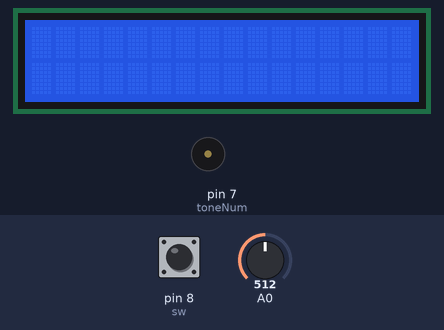
A sketch run on a simulated Arduino Uno, built with avr-gcc and run on an emulated ATmega328P. Shown: 16×2 character LCD, buzzer (waves = sounding). The test bench sets the inputs (shaded band); at power-on: pin 8 (sw) HIGH, A0 = 512.

Above: at 1.2 s.
1.3 s: pin 8 (sw) pulled LOW for 0.15 s
At 2.7 s:
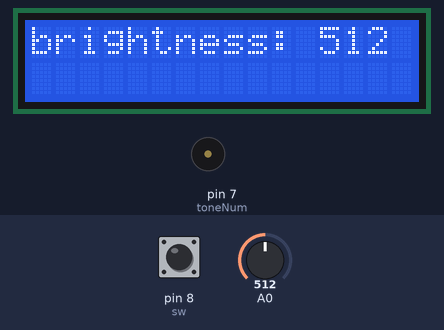
3.8 s: pin 8 (sw) pulled LOW for 1 s
At 4.5 s:
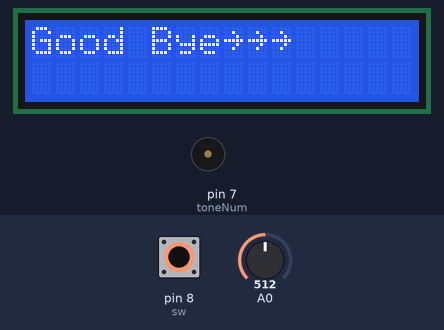
6.3 s: pin 8 (sw) pulled LOW for 3.2 s
At 7.1 s:
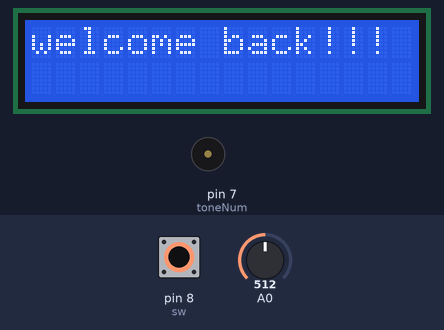
Timing chart, 0 to 9.3 s (numbered marks = the images above; inputs shaded):
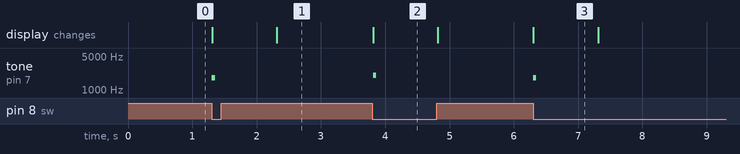

Measured:
- after the input at 1.3 s, tone on pin 7 (toneNum): silent → 1800 Hz at once, → silent 0.05 s later; the display: first changes at once (image 1 shows a later state)
- after the input at 3.8 s, tone on pin 7 (toneNum): silent → 2000 Hz at once, → silent 0.05 s later; the display: changes at once (image 2)
- after the input at 6.3 s, tone on pin 7 (toneNum): silent → 1800 Hz at once, → silent 0.05 s later; the display: changes at once (image 3)
- what the display in image 3 shows lasts 1.0 s, from 6.3 s to 7.3 s

The sketch:

read_light_value.ino
```cpp
#include <LiquidCrystal.h>
//button
int mode =-1;
int sw = 8;
int sw_status = 0;

//buzzer pin
int toneNum = 7;

//cds sensor value
int sensor_value = 0;

//lcd display
const int rs = 12, en = 11, d4 = 5, d5 = 4, d6 = 3, d7 = 2;
LiquidCrystal lcd(rs, en, d4, d5, d6, d7);

void setup() {
  // put your setup code here, to run once:
  Serial.begin(9600);
  pinMode(sw, INPUT_PULLUP);
  lcd.begin(16, 2);
}
//다시 처음으로 돌아가는 모드 추가 여기에 나중에 부저를 추가하면 더 좋다
void loop() {

  if(digitalRead(sw)==LOW) //스위치가 눌리면 .....
  {
    if(sw_status==0){
      mode *=-1;
      //Serial.println(mode);
      if(mode==1) {
        tone(toneNum,1800,50);
        display_lcd(mode);
        read_cds_value();
      }
      else if(mode==-1)
      {
        tone(toneNum,2000,50);
        display_lcd(mode);
      }
    }
    sw_status = 1;
    delay(20);
  }
  else  //스위치가 안눌렸을 때
  {
    sw_status = 0;
    delay(20);
  }
}
void read_cds_value()
{
  int sensor_value_array[10];
  int mean_sensor_value;
  for(int i=0; i<10; i++)
  {
    sensor_value = analogRead(A0);
    sensor_value_array[i] = sensor_value;
    mean_sensor_value += sensor_value_array[i];
  }
  mean_sensor_value /=10;
  lcd.print("brightness: ");
  lcd.print(mean_sensor_value);
}
void display_lcd(int mode)
{
  if(mode==1){
    lcd.clear();
    lcd.print("welcome back!!!");
    delay(1000);
    lcd.clear();
  }
  else if(mode==-1)
  {
    lcd.clear();
    lcd.print("Good Bye~~~");
    delay(1000);
    lcd.clear();
  }
}
```
